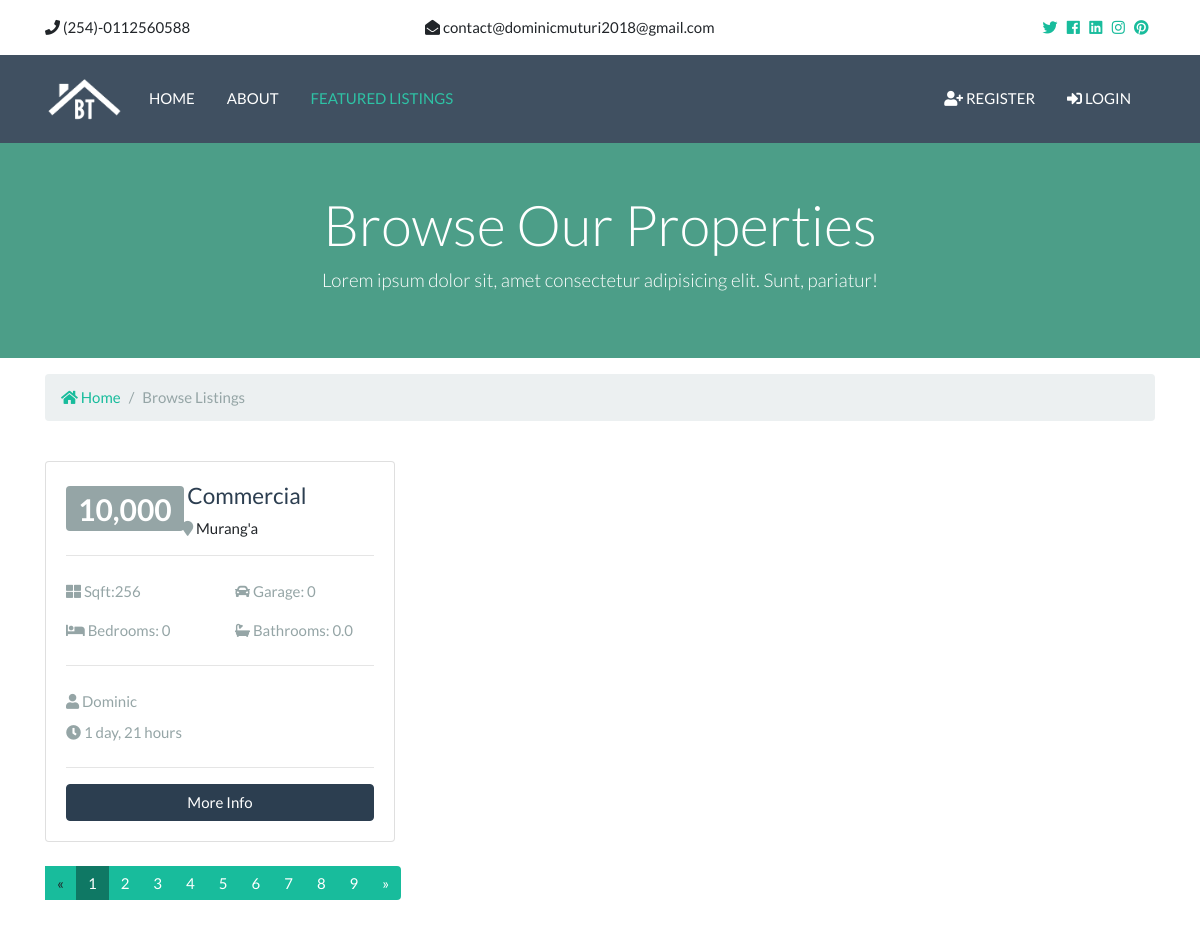
/listings/, run on the app's committed database.
### listings/models.py (models this page shows, shortened)
class Listing(models.Model):
    realtor = models.ForeignKey(Realtor, on_delete=models.DO_NOTHING)
    title = models.CharField(max_length=255)
    address = models.CharField(max_length=255)
    city = models.CharField(max_length=255)
    zipcode = models.CharField(max_length=255)
    description = models.TextField(blank=True)
    price = models.IntegerField()
    bedrooms = models.IntegerField()
    bathrooms = models.DecimalField(max_digits=2, decimal_places=1)
    garage = models.IntegerField(default=0)
    list_date = models.DateTimeField(auto_now_add=True)
    sqft = models.IntegerField()
    lot_size = models.DecimalField(max_digits=5, decimal_places=1)
    is_published = models.BooleanField(default=True)
    photo_main = models.ImageField(upload_to="photos/%Y%m/%d/")
    photo1 = models.ImageField(upload_to="photos/%Y%m/%d/", blank=True)
    photo2 = models.ImageField(upload_to="photos/%Y%m/%d/", blank=True)
    photo3 = models.ImageField(upload_to="photos/%Y%m/%d/", blank=True)
    photo4 = models.ImageField(upload_to="photos/%Y%m/%d/", blank=True)
    photo5 = models.ImageField(upload_to="photos/%Y%m/%d/", blank=True)
    photo6 = models.ImageField(upload_to="photos/%Y%m/%d/", blank=True)

### realtors/models.py (models this page shows, shortened)
class Realtor(models.Model):
    name = models.CharField(max_length=255)
    photo = models.ImageField(upload_to="photos/%Y%m/%d/", blank=True)
    description = models.TextField()
    email = models.EmailField()
    phone = models.CharField(max_length=255)
    is_mvp = models.BooleanField(default=False)
    hire_date = models.DateTimeField(auto_now_add=True)

### listings/views.py (the view)
# urls.py: path("", views.index, name="listings"),
def index(request):
    listings = Listing.objects.order_by("-list_date")
    paginator = Paginator(listings, 1)
    page = request.GET.get('page')
    paged_listings = paginator.get_page(page)
    context = {
        "listings": paged_listings
    }
    return render(request, "listings/index.html", context)

### templates/listings/index.html (shortened to what this page needs)
{% extends 'base.html'%} {% block content%} {% load humanize %}
<section id="showcase-inner" class="py-5 text-white">
  <div class="container">
    <div class="row text-center">
      <div class="col-md-12">
        <h1 class="display-4">Browse Our Properties</h1>
        <p class="lead">
          Lorem ipsum dolor sit, amet consectetur adipisicing elit. Sunt,
          pariatur!
        </p>
      </div>
    </div>
  </div>
</section>
<section id="bc" class="mt-3">
  <div class="container">
    <nav aria-label="breadcrumb">
      <ol class="breadcrumb">
        <li class="breadcrumb-item">
          <a href="{% url 'index' %}"> <i class="fas fa-home"></i> Home</a>
        </li>
        <li class="breadcrumb-item active">Browse Listings</li>
      </ol>
    </nav>
  </div>
</section>
<section id="listings" class="py-4">
  <div class="container">
    <div class="row">
      {% if listings %}
      {% for listing in listings%}
      <div class="col-md-6 col-lg-4 mb-4">
        <div class="card listing-preview">
          <div class="card-img-overlay">
            <h2>
              <span class="badge badge-secondary text-white">
                {{ listing.price | intcomma }}
              </span>
            </h2>
          </div>
          <div class="card-body">
            <div class="listing-heading text-center">
              <h4 class="text-primary">{{ listing.title }}</h4>
              <p>
                <i class="fas fa-map-marker text-secondary"></i>
                {{ listing.address }}
              </p>
            </div>
            <hr />
            <div class="row py-2 text-secondary">
              <div class="col-6">
                <i class="fas fa-th-large"></i> Sqft:{{ listing.sqft }}
              </div>
              <div class="col-6">
                <i class="fas fa-car"></i> Garage: {{ listing.garage }}
              </div>
            </div>
            <div class="row py-2 text-secondary">
              <div class="col-6">
                <i class="fas fa-bed"></i> Bedrooms: {{ listing.bedrooms }}
              </div>
              <div class="col-6">
                <i class="fas fa-bath"></i> Bathrooms: {{ listing.bathrooms }}
              </div>
            </div>
            <hr />
            <div class="row py-2 text-secondary">
              <div class="col-12">
                <i class="fas fa-user"></i> {{ listing.realtor.name }}
              </div>
            </div>
            <div class="row text-secondary pb-2">
              <div class="col-6">
                <i class="fas fa-clock"></i> {{ listing.list_date | timesince }}
              </div>
            </div>
            <hr />
            <a
              href="{% url 'listing' listing.id %}"
              class="btn btn-primary btn-block"
              >More Info</a
            >
          </div>
        </div>
      </div>
      {% endfor %}
      {%else %}
      <div class="col-md-12">
        <p>No Listings Available</p>
      </div>
      {%endif %}
    </div>
    <div class="row">
      <div class="col-md-12">
        {% if listings.has_other_pages%}
        <ul class="pagination">
          {%if listings.has_previous%}
          <li class="page-item">
            <a
              class="page-link"
              href="?page={{ listings.previous_page_number }}"
              aria-label="Previous"
            >
              <span aria-hidden="true">&laquo;</span>
              <span class="sr-only">Previous</span>
            </a>
          </li>
          {% else %}
          <li class="page-litem disabled">
            <a class="page-link">&laquo;</a>
          </li>
          {% endif %}
          {% for i in listings.paginator.page_range %}
          {% if listings.number == i %}
          <li class="page-item active">
            <a class="page-link">{{ i }}</a>
          </li>
          {% else %}
          <li class="page-item">
            <a href="?page={{ i }}" class="page-link">{{ i }}</a>
          </li>
          {% endif %}
          {% endfor %}
          {%if listings.has_next%}
          <li class="page-item">
            <a
              class="page-link"
              href="?page={{ listings.next_page_number }}"
              aria-label="Previous"
            >
              <span aria-hidden="true">&raquo;</span>
            </a>
          </li>
          {% else %}
          <li class="page-litem disabled">
            <a class="page-link">&raquo;</a>
          </li>
          {% endif %}
        </ul>
        {% endif %}
      </div>
    </div>
  </div>
</section>
{% endblock %}

### Rental_Connection/static/css/all.css (style rules this page uses)
.fa, .fas, .far, .fal, .fab { -moz-osx-font-smoothing: grayscale; -webkit-font-smoothing: antialiased; display: inline-block; font-style: normal; font-variant: normal; text-rendering: auto; line-height: 1; }
.fa-bath:before { content: "\f2cd"; }
.fa-bed:before { content: "\f236"; }
.fa-car:before { content: "\f1b9"; }
.fa-clock:before { content: "\f017"; }
.fa-home:before { content: "\f015"; }
.fa-map-marker:before { content: "\f041"; }
.fa-th-large:before { content: "\f009"; }
.fa-user:before { content: "\f007"; }
.fa, .fas { font-family: 'Font Awesome 5 Free'; font-weight: 900; }

### Rental_Connection/static/css/style.css (style rules this page uses)
#showcase-inner { background: url(../img/building.jpg) no-repeat top center fixed/cover; position: relative; overflow: hidden; min-height: 200px; }
#showcase-inner::before { content: ''; position: absolute; top: 0; left: 0; min-height: 100%; width: 100%; background: rgba(32, 134, 107, 0.8); }
.listing-preview a { position: relative; }

### data on the page
Listing: price "10,000", title "Shop Commercial", address "Murang'a", sqft "256", garage "0", bedrooms "0", bathrooms "0.0", realtor.name "Dominic", list_date "1 day, 21 hours"

### other printed values
{{ i }} "1"
{{ i }} "2" "3" "4" "5" "6" "7" "8" "9"
